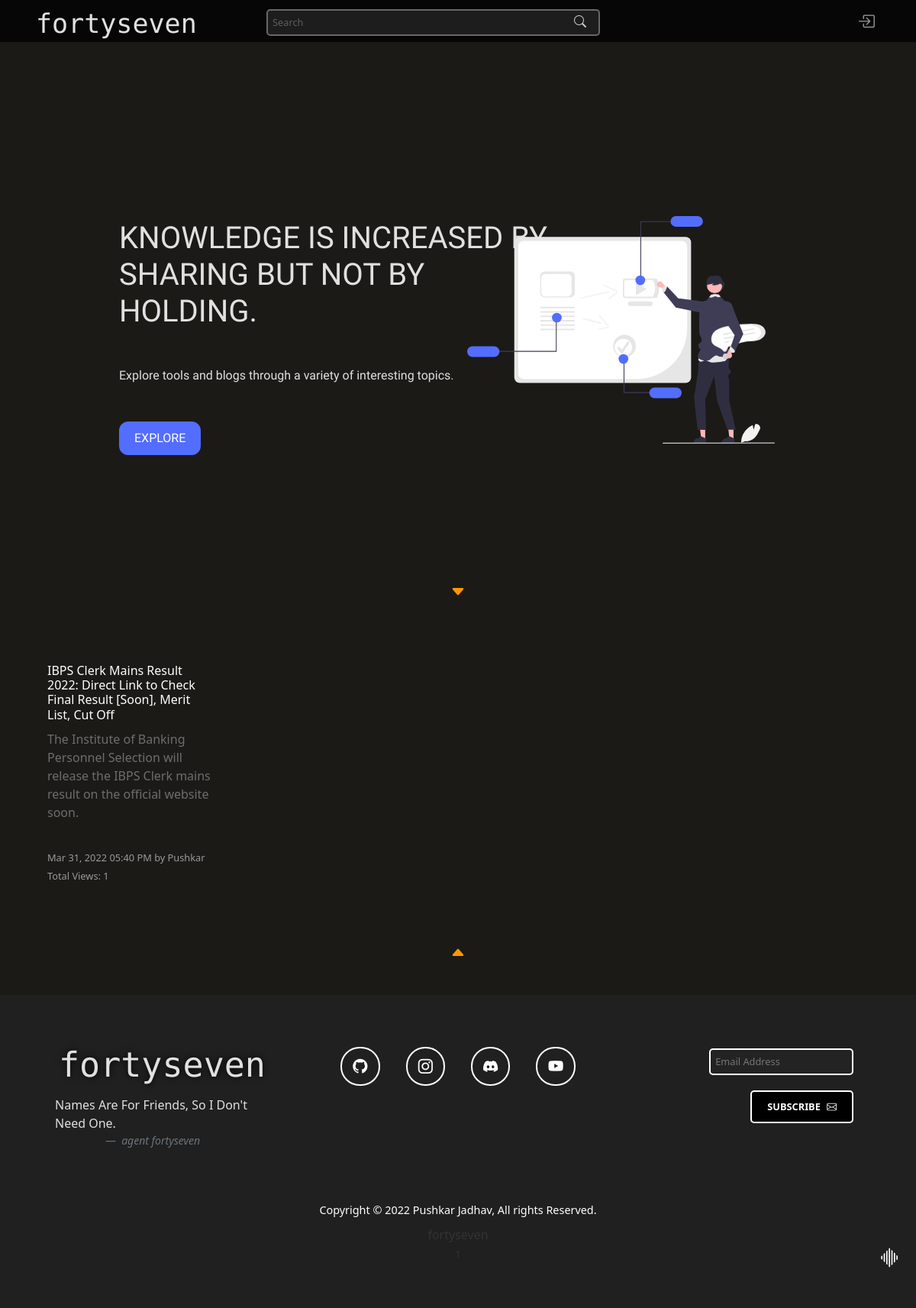
The page / on the database its author committed.
### blogs/models.py (models this page shows, shortened)
class Blog(models.Model):
    title = models.CharField(max_length=1000)
    gist = models.CharField(max_length=1000)
    content = FroalaField()
    slug = models.SlugField(max_length=1000, null=True, blank=True)
    image = models.ImageField(null=True, blank=True, upload_to='blogs')
    user = models.ForeignKey(User, blank=True , null=True , on_delete=models.CASCADE)
    created_at = models.DateTimeField(auto_now_add=True)
    updated_at = models.DateTimeField(auto_now=True)
    is_approved = models.BooleanField(default=False)
    approved_at = models.CharField(max_length=255, null=True, blank=True)
    approved_by = models.CharField(max_length=255, null=True, blank=True)
    views = models.ManyToManyField(ViewsModel, related_name="post_views", blank=True)
    def total_views(self):
        return self.views.count()

### blogs/views.py (the view)
# urls.py: path('', views.homepage, name='homepage'),
def homepage(request):
    context = {}
    ip = get_ip(request)
    if not ViewsModel.objects.filter(total_visits = ip).exists():
        ViewsModel.objects.create(total_visits = ip)
    visitor_count = ViewsModel.objects.all().count()
    context['visitorCount'] = visitor_count
    context['blogs'] = Blog.objects.all()
    context['pendingReviewCount'] = Blog.objects.filter(is_approved = False).count()
    context['pendingMessageCount'] = Contact.objects.filter(is_viewed = False).count()
    return render(request, 'homepage.html', context)

### blogs/helpers.py (called while the page is built)
def get_ip(request):
    x_forwarded_for = request.META.get('HTTP_X_FORWARDED_FOR')
    if x_forwarded_for:
        print ("returning FORWARDED_FOR")
        ip = x_forwarded_for.split(',')[-1].strip()
    elif request.META.get('HTTP_X_REAL_IP'):
        print ("returning REAL_IP")
        ip = request.META.get('HTTP_X_REAL_IP')
    else:
        print ("returning REMOTE_ADDR")
        ip = request.META.get('REMOTE_ADDR')
    return ip

### template/homepage.html (shortened to what this page needs)
{% extends 'base.html' %}
{% load static %}
{% block start %}
<div class="lander" id="lander">
  <div>
  </div>
  <div class="container-fluid container-head">
    <div class="row header-img-row">
      <div class="col-lg-6">
        <div class="headerTxt">
          <h1>KNOWLEDGE IS INCREASED BY SHARING BUT NOT BY HOLDING.</h1>
          <span>Explore tools and blogs through a variety of interesting topics.</span>
          <a href="#blogs-container">EXPLORE</a>
        </div>
      </div>
      <div class="col-lg-6 header-img">
        <img src="{% static 'img/blog-assests/homepage-img-4.svg' %}" alt="homepage-img">
      </div>
    </div>
    <div class="row">
      <div class="col-lg-12">
        <div class="bouncer">
          <a class="btn-bounce bounce" href="#blogs-container"><i class="bi bi-caret-down-fill"></i></a>
        </div>
      </div>
    </div>
  </div>
  <div class="container" id="blogs-container">
    <div class="row">
      {% for blog in blogs %}
        {% if blog.is_approved %}
        <div class="col-lg-3 col-md-6 col-10 blog-list">
          <div class="blog-content">
            <a href="{% url 'blogs:blog-detail' blog.slug %}">
              <h4>{{blog.title}}</h4>
              <p>{{blog.gist|safe}}</p><br>
              <span>{{blog.created_at|date:"M d, Y"}} {{blog.created_at|time:"h:i A"}} by
                {{blog.user.first_name}}</span><br>
              <span>Total Views: {{blog.total_views}}</span>
            </a>
          </div>
        </div>
        {% endif %}
      {% endfor %}
    </div>
  </div>
</div>
{% endblock %}

### template/base.html (shortened to what this page needs)
<!doctype html>
<html lang="en">
<head>
  {% load static %}
  <link rel="stylesheet" type="text/css" href="{% static 'styles/blog-styles.css' %}">
  <link href="https://cdn.jsdelivr.net/npm/bootstrap@5.0.2/dist/css/bootstrap.min.css" rel="stylesheet"
>
  <link rel="stylesheet" href="https://cdn.jsdelivr.net/npm/bootstrap-icons@1.8.1/font/bootstrap-icons.css">
  <link rel="stylesheet" href="https://cdn.jsdelivr.net/gh/devicons/devicon@v2.14.0/devicon.min.css">
</head>
<body>
  <div id="navbar">
    <div class="container">
      <div class="row">
        <div class="col-lg-2 col-md-2 brand">
          <div class="heading-text">
            <a href="/">
              <h1>fortyseven</h1>
            </a>
          </div>
        </div>
        <div class="col-lg-6 col-md-6 col-12 searchBar">
          <form action="{% url 'blogs:search-page' %}" id="search-bar" method="GET">
            <input id="serchField" name="search" type="text" placeholder="Search">
            <button type="submit"><i class="bi bi-search"></i></button>
          </form>
        </div>
        <div class="col-lg-4 col-sm-4 nav-contents">
          {% if request.user.is_authenticated %}
          <div class="dropdown">
            <button class="btn btn-secondary" type="button" id="dropdownMenuButton2" data-bs-toggle="dropdown"
              aria-expanded="false">
              {% if request.user.profile.profilePicture %}
              <div class="profileImg" style="background-image: url('{{request.user.profile.profilePicture.url}}');">
                {% else %}
                <div class="profileImg">
                  {% endif %}
                </div>
            </button>
            <style>
              .profileImg {
                background-image: url("{% static 'img/blog-assests/default-profile-img.svg' %}");
              }
            </style>
            <ul class="dropdown-menu dropdown-menu-dark" aria-labelledby="dropdownMenuButton2">
              <li><a class="dropdown-item" href="{% url 'blogs:my-profile' %}">Profile</a></li>
              {% if request.user.is_staff and request.user.is_superuser %}
              <li><a class="dropdown-item" href="{% url 'blogs:my-blogs' %}">My Blogs</a></li>
              <li><a class="dropdown-item" href="{% url 'blogs:add-blog' %}">Add Blogs</a></li>
              <li><a class="dropdown-item" href="{% url 'blogs:admin-panel' %}">Admin Panel</a></li>
              {% elif request.user.is_staff %}
              <li><a class="dropdown-item" href="{% url 'blogs:my-blogs' %}">My Blogs</a></li>
              <li><a class="dropdown-item" href="{% url 'blogs:add-blog' %}">Add Blogs</a></li>
              {% endif %}
              <li>
                <hr class="dropdown-divider">
              </li>
              <li><a class="dropdown-item" href="{% url 'blogs:logout-view' %}">Logout</a></li>
            </ul>
          </div>
          {% else %}
          <a href="{% url 'blogs:login' %}" class="logInIcon"><i class="bi bi-box-arrow-in-right"></i></a>
          {% endif %}
        </div>
      </div>
    </div>
  </div>
  {% block start %}
  {% endblock %}
  <div class="container">
    <div class="row">
      <div class="bouncer">
        <a class="btn-bounce bounce" href="#navigate-top"><i class="bi bi-caret-up-fill"></i></a>
      </div>
    </div>
  </div>
  <footer class="">
    <div class="container-fluid footer-container">
      <div class="row icons-row">
        <div class="col-lg-4">
          <div class="footer-heading-text">
            <a href="/">
              <h1>fortyseven</h1>
            </a>
            <figure>
              <blockquote class="blockquote">
                <p>Names Are For Friends, So I Don't Need One.</p>
              </blockquote>
              <figcaption class="blockquote-footer text-center">
               <cite title="Source Title">agent fortyseven</cite>
              </figcaption>
            </figure>
          </div>
        </div>
        <section class="col-lg-4 mb-12 icon-sec">
          <a class="btn-footer" href="#!" role="button"><i class="bi bi-github"></i></a>
          <a class="btn-footer" href="#!" role="button"><i class="bi bi-instagram"></i></a>
          <a class="btn-footer" href="#!" role="button"><i class="bi bi-discord"></i></a>
          <a class="btn-footer" href="#!" role="button"><i class="bi bi-youtube"></i></a>
        </section>
        <div class="col-lg-4 mb-12">
          <div class="subscribe btn-submit">
            <input type="text" placeholder="Email Address">
            <button>SUBSCRIBE <i class="bi bi-envelope"></i></button>
          </div>
        </div>
      </div>
      <div class="row copyright">
        <p>Copyright ©
          <script>document.write(new Date().getFullYear());</script> Pushkar Jadhav, All rights Reserved.
        </p>
      </div>
      <div class="row">
        <div class="footer-text">
          <a href="{% url 'portfolio:portfolio' %}">fortyseven</a><br>
          <a class="visit-counter" data-toggle="tooltip" data-placement="right"
            title="Total Unique Visitors">{{visitorCount | safe}}</a>
        </div>
      </div>
    </div>
  </footer>
</body>
</html>

### static/styles/blog-styles.css (style rules this page uses)
body, html { background-color: #1B1A17 !important; font-family: 'Roboto', sans-serif; }
html { scroll-behavior: smooth !important; }
#navbar { background-color: rgba(6, 6, 6, 0.950); position: fixed; z-index: 1000; width: 100%; height: 55px; transition: top 0.3s ease; }
.searchBar { text-align: right; opacity: 0.8; }
.searchBar button { background: none; border: none; margin-left: -3em; color: white; padding: 4px 10px 5px 10px; transition: all 0.3s ease-in-out; }
.searchBar input { margin-top: 12px; }
.nav-contents { position: relative; text-align: end; padding: 3px; }
.nav-contents a { text-decoration: none; color: #999999; font-size: 1.4em; transition: all 0.2s ease-in-out; font-weight: 500; padding-top: 8px; margin-right: 12px; display: inline-flex; }
.heading-text { text-align: left; padding: 5px; margin-top: 5px; }
.heading-text a { text-decoration: none; }
.heading-text h1 { color: #e0e0e0; font-family: 'Libre Barcode 39 Text'; font-size: 35px; }
.btn-submit { padding: 10px; }
.btn-submit button { background-color: #000; text-decoration: none; font-size: 0.8em; border: 2px solid white; border-radius: 5px; color: white; font-weight: 600; padding: 10px 20px 10px; transition: all 0.3s ease-in-out; }
.btn-submit i { margin-left: 5px; }
.container-head { height: 100vh; width: 100%; }
.header-img { top: 20%; left: 20%; display: flex; }
.headerTxt { font-family: 'Cousine', monospace; position: relative; top: 40%; left: 25%; max-width: 40em; }
.headerTxt h1 { color: #e0e0e0; font-size: 2.5em; }
.headerTxt span { display: block; margin-top: 3em; color: #e0e0e0; }
.headerTxt a { text-decoration: none; display: block; margin-top: 3em; max-width: fit-content; background: none; border: none; color: #FFF; padding: 10px 20px 10px 20px; border-radius: 12px; background-color: #536DFE; transition: all 0.3s ease; }
.header-img-row { height: 90vh; }
.header-img img { position: relative; top: 10%; max-width: 70%; }
.logo-sign { position: absolute; width: 45px; height: 30px; right: 2%; bottom: 3%; margin-left: -27px; margin-top: -15px; transition: all .2s ease; }
.bouncer { text-align: center; z-index: 3; }
.btn-bounce { color: #FF9704; font-size: 20px; margin: 40px; display: inline-block; transition: all ease-in 0.3s; -webkit-transition: all ease-in 0.3s; -moz-transition: all ease-in 0.3s; }
.bounce { -webkit-border-radius: 50%; -moz-border-radius: 50%; -ms-border-radius: 50%; border-radius: 50%; animation: bounce 2s infinite; -webkit-animation: bounce 2s infinite; -moz-animation: bounce 2s infinite; -o-animation: bounce 2s infinite; }
.blog-list { padding: 15px; margin-top: 80px; }
input { width: 80%; font-size: 0.8em !important; padding: 6px; border: 2px solid grey; border-radius: 5px; background-color: #232323; margin-top: 20px; color: #e0e0e0; }
.blog-content { border-radius: 20px; padding: 20px; transition: all 0.3s ease-in-out; }
.blog-content h4 { font-size: 1em; margin: 10px 0px 10px; text-align: left; color: white; }
.blog-content p { margin: 10px 0px 10px; color: #6d6d6d; }
.blog-content span { font-size: 0.8em; color: #999999; }
.blog-content a { text-decoration: none; }
footer { background-color: rgb(32, 32, 32); }
.btn-footer { margin: 15px !important; }
.icon-sec { margin-top: 60px !important; margin-bottom: 60px; text-align: center; padding: 20px; }
.icon-sec a { font-size: 1.2em; color: white; border: 2px solid white; border-radius: 25px; padding: 10px 14px; transition: all 0.3s ease-in-out; }
.copyright { text-align: center; color: white; }
.copyright p { padding: 10px; font-size: 0.9em; margin: 0px !important; }
.footer-text { margin-bottom: 60px; text-align: center; }
.footer-text a { color: #333; text-decoration: none; font-size: 16px; transition: all ease 0.5s; -webkit-transition: all ease 0.5s; -moz-transition: all ease 0.5s; }
.footer-text .visit-counter { cursor: pointer; font-size: 13px !important; }
.subscribe { margin: 60px; text-align: right; }
.subscribe button { margin-top: 20px; }
.subscribe input { max-width: 400px; border-color: white; }
.footer-heading-text { margin: 60px; display: block; }
.footer-heading-text figure { display: block; }
.footer-heading-text p { color: #e0e0e0; font-size: 0.8em; }
.footer-heading-text a { text-decoration: none; display: block; max-width: fit-content; }
.footer-heading-text h1 { color: #e0e0e0; font-family: 'Libre Barcode 39 Text'; font-size: 45px; padding: 5px; text-shadow: 0px 0px 10px #000; max-width: fit-content; }

### rows shown on the page
Blog: title "IBPS Clerk Mains Result 2022: Direct Link to Check Final Result [Soon], Merit List, Cut Off", gist "The Institute of Banking Personnel Selection will release the IBPS Clerk mains result on the official website soon.", created_at "Mar 31, 2022", created_at "05:40 PM", user.first_name "Pushkar", total_views "1"
